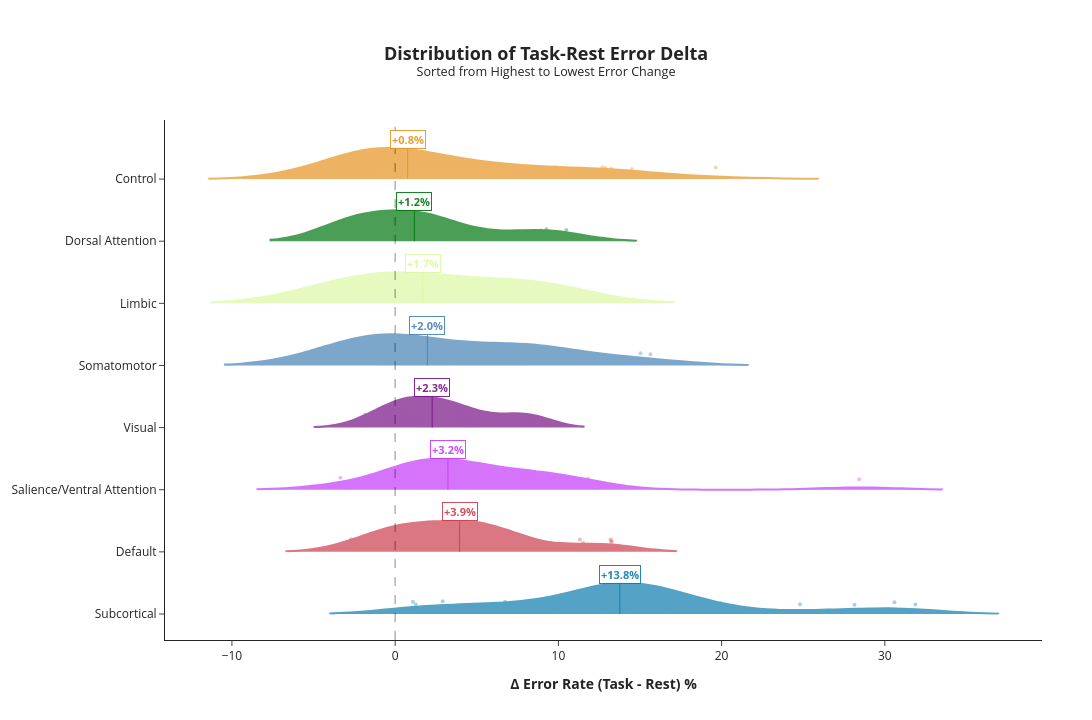

Notebook cell for this chart:
### Code cell
import plotly.graph_objects as go
import pandas as pd

# 1. Data Preparation
df_plot = region_comparison.copy()
df_plot['Error Delta (%)'] = (df_plot['task_rate'] - df_plot['rest_rate']) * 100

# Calculate Medians for sorting and annotation
net_stats = df_plot.groupby('major_network')['Error Delta (%)'].median().sort_values(ascending=False)
net_order = net_stats.index

fig = go.Figure()

for net in net_order:
    df_sub = df_plot[df_plot['major_network'] == net]
    color = NETWORK_COLORS.get(net, 'gray')
    median_val = net_stats[net]
    
    fig.add_trace(go.Violin(
        y=df_sub['major_network'],
        x=df_sub['Error Delta (%)'],
        name=net,
        orientation='h',
        
        # --- Raincloud Alignment ---
        side='positive',          # Cloud on top
        pointpos=0.35,            # Dots tucked near the cloud/boxplot
        points='all',
        jitter=0.15,
        
        # --- Style ---
        line_color=color,
        fillcolor=color,
        opacity=0.7,
        marker=dict(size=4, opacity=0.5),
        box_visible=True,
        meanline_visible=True,
        width=1.0,
        
        customdata=df_sub['region_name'],
        hovertemplate="<b>%{customdata}</b><br>Δ Error: %{x:.2f}%<extra></extra>"
    ))

    # --- 2. Add Annotations for Median Values ---
    fig.add_annotation(
        x=median_val, 
        y=net,
        text=f"<b>{median_val:+.1f}%</b>",
        showarrow=True,
        arrowhead=0,
        ax=0,
        ay=-40,  # Positioned above the violin
        font=dict(color=color, size=11),
        bgcolor="white",
        bordercolor=color,
        borderwidth=1,
        opacity=0.9
    )

# 3. Layout and Aesthetic
fig.update_layout(
    template='simple_white',
    title=dict(
        text='<b>Distribution of Task-Rest Error Delta</b><br><sup>Sorted from Highest to Lowest Error Change</sup>',
        x=0.5, font=dict(size=18)
    ),
    xaxis_title='<b>Δ Error Rate (Task - Rest) %</b>',
    yaxis=dict(type='category', categoryorder='array', categoryarray=net_order),
    bargap=0.4,
    height=len(net_order) * 90,
    width=1100,
    showlegend=False,
    margin=dict(l=150, r=50, t=120, b=80)
)

# Reference line at zero
fig.add_vline(x=0, line_width=1.5, line_dash="dash", line_color="black")

fig.show()

### Figure 1 — Plotly figure (JSON) as saved in the notebook; plotly's stock layout.template omitted (floating-point values rounded to 4 significant figures)
{"data": [{"box": {"visible": true}, "customdata": ["aHIP-lh", "pHIP-lh", "lAMY-lh", "mAMY-lh", "THA-DP-lh", "THA-VP-lh", "THA-VA-lh", "THA-DA-lh", "NAc-shell-lh", "NAc-core-lh", "pGP-lh", "aGP-lh", "aPUT-lh", "pPUT-lh", "aCAU-lh", "pCAU-lh", "aHIP-rh", "pHIP-rh", "lAMY-rh", "mAMY-rh", "THA-DP-rh", "THA-VP-rh", "THA-VA-rh", "THA-DA-rh", "NAc-shell-rh", "NAc-core-rh", "pGP-rh", "aGP-rh", "aPUT-rh", "pPUT-rh", "aCAU-rh", "pCAU-rh"], "fillcolor": "rgb(12, 123, 174)", "hovertemplate": "<b>%{customdata}</b><br>Δ Error: %{x:.2f}%<extra></extra>", "jitter": 0.15, "line": {"color": "rgb(12, 123, 174)"}, "marker": {"opacity": 0.5, "size": 4}, "meanline": {"visible": true}, "name": "Subcortical", "opacity": 0.7, "orientation": "h", "pointpos": 0.35, "points": "all", "side": "positive", "type": "violin", "width": 1, "x": [11.96, 12.66, 5.411, 1.089, 1.268, 8.571, 28.14, 14.29, 15.61, 15.96, 19.95, 24.8, 14.04, 13.05, 5.911, 13.5, 10.18, 16.23, 15.12, 15.0, 12.38, 18.73, 31.87, 18.86, 16.07, 10.05, 16.91, 30.59, 12.54, 12.57, 2.911, 6.732], "y": ["Subcortical", "Subcortical", "Subcortical", "Subcortical", "Subcortical", "Subcortical", "Subcortical", "Subcortical", "Subcortical", "Subcortical", "Subcortical", "Subcortical", "Subcortical", "Subcortical", "Subcortical", "Subcortical", "Subcortical", "Subcortical", "Subcortical", "Subcortical", "Subcortical", "Subcortical", "Subcortical", "Subcortical", "Subcortical", "Subcortical", "Subcortical", "Subcortical", "Subcortical", "Subcortical", "Subcortical", "Subcortical"]}, {"box": {"visible": true}, "customdata": ["LH_DefaultA_IPL_1", "LH_DefaultA_PFCd_1", "LH_DefaultA_pCunPCC_1", "LH_DefaultA_pCunPCC_2", "LH_DefaultA_pCunPCC_3", "LH_DefaultA_PFCm_1", "LH_DefaultA_PFCm_2", "LH_DefaultA_PFCm_3", "LH_DefaultB_Temp_1", "LH_DefaultB_Temp_2", "LH_DefaultB_Temp_3", "LH_DefaultB_Temp_4", "LH_DefaultB_IPL_1", "LH_DefaultB_PFCd_1", "LH_DefaultB_PFCd_2", "LH_DefaultB_PFCd_3", "LH_DefaultB_PFCd_4", "LH_DefaultB_PFCv_1", "LH_DefaultB_PFCv_2", "LH_DefaultB_PFCv_3", "LH_DefaultB_PFCv_4", "LH_DefaultC_IPL_1", "LH_DefaultC_Rsp_1", "LH_DefaultC_PHC_1", "LH_TempPar_1", "LH_TempPar_2", "RH_DefaultA_IPL_1", "RH_DefaultA_PFCd_1", "RH_DefaultA_pCunPCC_1", "RH_DefaultA_PFCm_1", "RH_DefaultA_PFCm_2", "RH_DefaultA_PFCm_3", "RH_DefaultB_Temp_1", "RH_DefaultB_AntTemp_1", "RH_DefaultB_PFCd_1", "RH_DefaultB_PFCv_1", "RH_DefaultC_IPL_1", "RH_DefaultC_Rsp_1", "RH_DefaultC_PHC_1", "RH_TempPar_1", "RH_TempPar_2", "RH_TempPar_3", "RH_TempPar_4"], "fillcolor": "rgb(205, 62, 78)", "hovertemplate": "<b>%{customdata}</b><br>Δ Error: %{x:.2f}%<extra></extra>", "jitter": 0.15, "line": {"color": "rgb(205, 62, 78)"}, "marker": {"opacity": 0.5, "size": 4}, "meanline": {"visible": true}, "name": "Default", "opacity": 0.7, "orientation": "h", "pointpos": 0.35, "points": "all", "side": "positive", "type": "violin", "width": 1, "x": [0.875, 7.589, 5.214, 6.321, 5.214, 1.071, 1.696, 0.875, 5.304, 3.946, 13.2, 6.75, -1.214, 3.161, -0.1786, 0.9286, -2.696, 4.696, 8.696, 1.196, 4.268, 4.143, 2.768, 0.6964, 11.52, 6.268, -1.089, 4.286, 11.32, 5.875, -0.6429, 3.929, 4.982, 13.25, -0.9107, -1.071, 1.911, 6.214, -2.357, 13.25, 7.75, 1.964, 2.357], "y": ["Default", "Default", "Default", "Default", "Default", "Default", "Default", "Default", "Default", "Default", "Default", "Default", "Default", "Default", "Default", "Default", "Default", "Default", "Default", "Default", "Default", "Default", "Default", "Default", "Default", "Default", "Default", "Default", "Default", "Default", "Default", "Default", "Default", "Default", "Default", "Default", "Default", "Default", "Default", "Default", "Default", "Default", "Default"]}, {"box": {"visible": true}, "customdata": ["LH_SalVentAttnA_ParOper_1", "LH_SalVentAttnA_Ins_1", "LH_SalVentAttnA_FrOper_1", "LH_SalVentAttnA_FrOper_2", "LH_SalVentAttnA_ParMed_1", "LH_SalVentAttnA_FrMed_1", "LH_SalVentAttnA_FrMed_2", "LH_SalVentAttnB_IPL_1", "LH_SalVentAttnB_PFCl_1", "LH_SalVentAttnB_Ins_1", "LH_SalVentAttnB_PFCmp_1", "RH_SalVentAttnA_ParOper_1", "RH_SalVentAttnA_PrC_1", "RH_SalVentAttnA_Ins_1", "RH_SalVentAttnA_Ins_2", "RH_SalVentAttnA_FrOper_1", "RH_SalVentAttnA_FrMed_1", "RH_SalVentAttnA_ParMed_1", "RH_SalVentAttnA_ParMed_2", "RH_SalVentAttnA_FrMed_2", "RH_SalVentAttnB_IPL_1", "RH_SalVentAttnB_PFClv_1", "RH_SalVentAttnB_PFCl_1", "RH_SalVentAttnB_Ins_1", "RH_SalVentAttnB_Ins_2", "RH_SalVentAttnB_PFCmp_1"], "fillcolor": "rgb(196, 58, 250)", "hovertemplate": "<b>%{customdata}</b><br>Δ Error: %{x:.2f}%<extra></extra>", "jitter": 0.15, "line": {"color": "rgb(196, 58, 250)"}, "marker": {"opacity": 0.5, "size": 4}, "meanline": {"visible": true}, "name": "Salience/Ventral Attention", "opacity": 0.7, "orientation": "h", "pointpos": 0.35, "points": "all", "side": "positive", "type": "violin", "width": 1, "x": [5.107, 5.696, 7.536, 9.482, -3.357, 1.482, 3.429, 5.357, 10.91, 11.8, 0.9821, 1.429, 28.43, 9.696, 7.643, 9.107, 1.036, 3.036, -2.429, 1.143, 2.696, 2.071, 3.018, 2.125, 5.875, 1.357], "y": ["Salience/Ventral Attention", "Salience/Ventral Attention", "Salience/Ventral Attention", "Salience/Ventral Attention", "Salience/Ventral Attention", "Salience/Ventral Attention", "Salience/Ventral Attention", "Salience/Ventral Attention", "Salience/Ventral Attention", "Salience/Ventral Attention", "Salience/Ventral Attention", "Salience/Ventral Attention", "Salience/Ventral Attention", "Salience/Ventral Attention", "Salience/Ventral Attention", "Salience/Ventral Attention", "Salience/Ventral Attention", "Salience/Ventral Attention", "Salience/Ventral Attention", "Salience/Ventral Attention", "Salience/Ventral Attention", "Salience/Ventral Attention", "Salience/Ventral Attention", "Salience/Ventral Attention", "Salience/Ventral Attention", "Salience/Ventral Attention"]}, {"box": {"visible": true}, "customdata": ["LH_VisCent_ExStr_2", "LH_VisCent_ExStr_1", "LH_VisCent_Striate_1", "LH_VisCent_ExStr_3", "LH_VisCent_ExStr_4", "LH_VisCent_ExStr_5", "LH_VisPeri_ExStrInf_1", "LH_VisPeri_ExStrInf_2", "LH_VisPeri_ExStrInf_3", "LH_VisPeri_StriCal_1", "LH_VisPeri_ExStrSup_1", "LH_VisPeri_ExStrSup_2", "RH_VisCent_ExStr_1", "RH_VisCent_ExStr_2", "RH_VisCent_Striate_1", "RH_VisCent_ExStr_3", "RH_VisCent_ExStr_4", "RH_VisCent_ExStr_5", "RH_VisPeri_ExStrInf_1", "RH_VisPeri_ExStrInf_2", "RH_VisPeri_StriCal_1", "RH_VisPeri_ExStrSup_1", "RH_VisPeri_ExStrSup_2", "RH_VisPeri_ExStrSup_3"], "fillcolor": "rgb(120, 18, 134)", "hovertemplate": "<b>%{customdata}</b><br>Δ Error: %{x:.2f}%<extra></extra>", "jitter": 0.15, "line": {"color": "rgb(120, 18, 134)"}, "marker": {"opacity": 0.5, "size": 4}, "meanline": {"visible": true}, "name": "Visual", "opacity": 0.7, "orientation": "h", "pointpos": 0.35, "points": "all", "side": "positive", "type": "violin", "width": 1, "x": [8.071, 4.161, 1.375, 1.929, 0.6607, 0.6071, 1.929, 4.089, 8.429, 2.214, 2.482, -0.3929, -0.2857, 3.982, -0.6429, -1.821, 2.321, -0.2857, 4.607, 7.375, 1.214, 8.214, 4.107, 7.214], "y": ["Visual", "Visual", "Visual", "Visual", "Visual", "Visual", "Visual", "Visual", "Visual", "Visual", "Visual", "Visual", "Visual", "Visual", "Visual", "Visual", "Visual", "Visual", "Visual", "Visual", "Visual", "Visual", "Visual", "Visual"]}, {"box": {"visible": true}, "customdata": ["LH_SomMotA_1", "LH_SomMotA_2", "LH_SomMotA_3", "LH_SomMotA_4", "LH_SomMotA_5", "LH_SomMotA_6", "LH_SomMotA_7", "LH_SomMotA_8", "LH_SomMotB_Aud_1", "LH_SomMotB_Aud_2", "LH_SomMotB_S2_1", "LH_SomMotB_S2_2", "LH_SomMotB_Aud_3", "LH_SomMotB_S2_3", "LH_SomMotB_Cent_1", "LH_SomMotB_Cent_2", "RH_SomMotA_1", "RH_SomMotA_2", "RH_SomMotA_3", "RH_SomMotA_4", "RH_SomMotA_5", "RH_SomMotA_6", "RH_SomMotA_7", "RH_SomMotA_8", "RH_SomMotA_9", "RH_SomMotA_10", "RH_SomMotA_11", "RH_SomMotB_Aud_1", "RH_SomMotB_Aud_2", "RH_SomMotB_S2_1", "RH_SomMotB_S2_2", "RH_SomMotB_S2_3", "RH_SomMotB_S2_4", "RH_SomMotB_Cent_1"], "fillcolor": "rgb(70, 130, 180)", "hovertemplate": "<b>%{customdata}</b><br>Δ Error: %{x:.2f}%<extra></extra>", "jitter": 0.15, "line": {"color": "rgb(70, 130, 180)"}, "marker": {"opacity": 0.5, "size": 4}, "meanline": {"visible": true}, "name": "Somatomotor", "opacity": 0.7, "orientation": "h", "pointpos": 0.35, "points": "all", "side": "positive", "type": "violin", "width": 1, "x": [-1.089, -0.01786, -0.4643, -4.464, -0.6786, -1.018, -1.643, 1.089, 7.25, 7.429, 15.64, 8.554, 15.04, 3.429, 13.29, 11.64, -3.464, 3.821, -0.25, -3.464, -4.089, -2.679, -1.464, 2.25, 0.5893, 0.5893, 1.696, 7.929, 7.536, 10.14, 8.143, 5.982, 4.821, 8.911], "y": ["Somatomotor", "Somatomotor", "Somatomotor", "Somatomotor", "Somatomotor", "Somatomotor", "Somatomotor", "Somatomotor", "Somatomotor", "Somatomotor", "Somatomotor", "Somatomotor", "Somatomotor", "Somatomotor", "Somatomotor", "Somatomotor", "Somatomotor", "Somatomotor", "Somatomotor", "Somatomotor", "Somatomotor", "Somatomotor", "Somatomotor", "Somatomotor", "Somatomotor", "Somatomotor", "Somatomotor", "Somatomotor", "Somatomotor", "Somatomotor", "Somatomotor", "Somatomotor", "Somatomotor", "Somatomotor"]}, {"box": {"visible": true}, "customdata": ["LH_LimbicB_OFC_1", "LH_LimbicB_OFC_2", "LH_LimbicA_TempPole_1", "LH_LimbicA_TempPole_2", "LH_LimbicA_TempPole_3", "LH_LimbicA_TempPole_4", "RH_LimbicB_OFC_1", "RH_LimbicB_OFC_2", "RH_LimbicB_OFC_3", "RH_LimbicB_OFC_4", "RH_LimbicA_TempPole_1", "RH_LimbicA_TempPole_2", "RH_LimbicA_TempPole_3", "RH_LimbicA_TempPole_4"], "fillcolor": "rgb(220, 248, 164)", "hovertemplate": "<b>%{customdata}</b><br>Δ Error: %{x:.2f}%<extra></extra>", "jitter": 0.15, "line": {"color": "rgb(220, 248, 164)"}, "marker": {"opacity": 0.5, "size": 4}, "meanline": {"visible": true}, "name": "Limbic", "opacity": 0.7, "orientation": "h", "pointpos": 0.35, "points": "all", "side": "positive", "type": "violin", "width": 1, "x": [7.643, 0.1786, -1.304, -4.929, -2.643, 10.75, -3.732, 1.411, 7.875, 5.607, 3.911, 9.5, 0.1786, 1.964], "y": ["Limbic", "Limbic", "Limbic", "Limbic", "Limbic", "Limbic", "Limbic", "Limbic", "Limbic", "Limbic", "Limbic", "Limbic", "Limbic", "Limbic"]}, {"box": {"visible": true}, "customdata": ["LH_DorsAttnA_TempOcc_1", "LH_DorsAttnA_TempOcc_2", "LH_DorsAttnA_ParOcc_1", "LH_DorsAttnA_SPL_1", "LH_DorsAttnA_SPL_2", "LH_DorsAttnA_SPL_3", "LH_DorsAttnB_PostC_1", "LH_DorsAttnB_PostC_2", "LH_DorsAttnB_PostC_3", "LH_DorsAttnB_PostC_4", "LH_DorsAttnB_FEF_1", "RH_DorsAttnA_TempOcc_1", "RH_DorsAttnA_ParOcc_1", "RH_DorsAttnA_SPL_1", "RH_DorsAttnA_SPL_2", "RH_DorsAttnA_SPL_3", "RH_DorsAttnA_SPL_4", "RH_DorsAttnB_PostC_1", "RH_DorsAttnB_PostC_2", "RH_DorsAttnB_PostC_3", "RH_DorsAttnB_PostC_4", "RH_DorsAttnB_FEF_1"], "fillcolor": "rgb(0, 118, 14)", "hovertemplate": "<b>%{customdata}</b><br>Δ Error: %{x:.2f}%<extra></extra>", "jitter": 0.15, "line": {"color": "rgb(0, 118, 14)"}, "marker": {"opacity": 0.5, "size": 4}, "meanline": {"visible": true}, "name": "Dorsal Attention", "opacity": 0.7, "orientation": "h", "pointpos": 0.35, "points": "all", "side": "positive", "type": "violin", "width": 1, "x": [0.9821, 1.375, 1.679, -0.07143, 0.4821, 3.196, 2.214, -2.125, -2.804, -1.518, 5.125, 1.429, -1.5, -0.01786, 3.536, 10.48, 9.268, 8.929, -3.25, -3.357, -3.071, 7.964], "y": ["Dorsal Attention", "Dorsal Attention", "Dorsal Attention", "Dorsal Attention", "Dorsal Attention", "Dorsal Attention", "Dorsal Attention", "Dorsal Attention", "Dorsal Attention", "Dorsal Attention", "Dorsal Attention", "Dorsal Attention", "Dorsal Attention", "Dorsal Attention", "Dorsal Attention", "Dorsal Attention", "Dorsal Attention", "Dorsal Attention", "Dorsal Attention", "Dorsal Attention", "Dorsal Attention", "Dorsal Attention"]}, {"box": {"visible": true}, "customdata": ["LH_ContA_Temp_1", "LH_ContA_IPS_1", "LH_ContA_IPS_2", "LH_ContA_IPS_3", "LH_ContA_PFCd_1", "LH_ContA_PFClv_1", "LH_ContA_PFCl_1", "LH_ContA_PFCl_2", "LH_ContA_PFCl_3", "LH_ContA_Cingm_1", "LH_ContB_Temp_1", "LH_ContB_IPL_1", "LH_ContB_PFCl_1", "LH_ContB_PFClv_1", "LH_ContB_PFClv_2", "LH_ContC_pCun_1", "LH_ContC_pCun_2", "LH_ContC_Cingp_1", "RH_ContA_IPS_1", "RH_ContA_IPS_2", "RH_ContA_PFCd_1", "RH_ContA_PFCl_1", "RH_ContA_PFCl_2", "RH_ContA_Cingm_1", "RH_ContB_Temp_1", "RH_ContB_Temp_2", "RH_ContB_IPL_1", "RH_ContB_IPL_2", "RH_ContB_PFCld_1", "RH_ContB_PFCld_2", "RH_ContB_PFClv_1", "RH_ContB_PFClv_2", "RH_ContB_PFCmp_1", "RH_ContB_PFCld_3", "RH_ContC_pCun_1", "RH_ContC_pCun_2", "RH_ContC_Cingp_1"], "fillcolor": "rgb(230, 148, 34)", "hovertemplate": "<b>%{customdata}</b><br>Δ Error: %{x:.2f}%<extra></extra>", "jitter": 0.15, "line": {"color": "rgb(230, 148, 34)"}, "marker": {"opacity": 0.5, "size": 4}, "meanline": {"visible": true}, "name": "Control", "opacity": 0.7, "orientation": "h", "pointpos": 0.35, "points": "all", "side": "positive", "type": "violin", "width": 1, "x": [3.786, -2.804, -2.304, -0.5179, 4.643, 12.7, 8.375, 13.25, -2.393, 14.5, -2.875, -0.3036, 1.482, -1.696, 5.607, 8.321, -0.4643, 12.88, -0.8571, 0.7679, 0.625, 19.64, -0.3214, 3.946, 6.482, -0.2679, -0.4107, -1.571, 6.679, -1.857, -1.196, -2.446, -5.143, 2.357, 2.768, 12.7, 9.804], "y": ["Control", "Control", "Control", "Control", "Control", "Control", "Control", "Control", "Control", "Control", "Control", "Control", "Control", "Control", "Control", "Control", "Control", "Control", "Control", "Control", "Control", "Control", "Control", "Control", "Control", "Control", "Control", "Control", "Control", "Control", "Control", "Control", "Control", "Control", "Control", "Control", "Control"]}], "layout": {"annotations": [{"arrowhead": 0, "ax": 0, "ay": -40, "bgcolor": "white", "bordercolor": "rgb(12, 123, 174)", "borderwidth": 1, "font": {"color": "rgb(12, 123, 174)", "size": 11}, "opacity": 0.9, "showarrow": true, "text": "<b>+13.8%</b>", "x": 13.77, "y": "Subcortical"}, {"arrowhead": 0, "ax": 0, "ay": -40, "bgcolor": "white", "bordercolor": "rgb(205, 62, 78)", "borderwidth": 1, "font": {"color": "rgb(205, 62, 78)", "size": 11}, "opacity": 0.9, "showarrow": true, "text": "<b>+3.9%</b>", "x": 3.946, "y": "Default"}, {"arrowhead": 0, "ax": 0, "ay": -40, "bgcolor": "white", "bordercolor": "rgb(196, 58, 250)", "borderwidth": 1, "font": {"color": "rgb(196, 58, 250)", "size": 11}, "opacity": 0.9, "showarrow": true, "text": "<b>+3.2%</b>", "x": 3.232, "y": "Salience/Ventral Attention"}, {"arrowhead": 0, "ax": 0, "ay": -40, "bgcolor": "white", "bordercolor": "rgb(120, 18, 134)", "borderwidth": 1, "font": {"color": "rgb(120, 18, 134)", "size": 11}, "opacity": 0.9, "showarrow": true, "text": "<b>+2.3%</b>", "x": 2.268, "y": "Visual"}, {"arrowhead": 0, "ax": 0, "ay": -40, "bgcolor": "white", "bordercolor": "rgb(70, 130, 180)", "borderwidth": 1, "font": {"color": "rgb(70, 130, 180)", "size": 11}, "opacity": 0.9, "showarrow": true, "text": "<b>+2.0%</b>", "x": 1.973, "y": "Somatomotor"}, {"arrowhead": 0, "ax": 0, "ay": -40, "bgcolor": "white", "bordercolor": "rgb(220, 248, 164)", "borderwidth": 1, "font": {"color": "rgb(220, 248, 164)", "size": 11}, "opacity": 0.9, "showarrow": true, "text": "<b>+1.7%</b>", "x": 1.688, "y": "Limbic"}, {"arrowhead": 0, "ax": 0, "ay": -40, "bgcolor": "white", "bordercolor": "rgb(0, 118, 14)", "borderwidth": 1, "font": {"color": "rgb(0, 118, 14)", "size": 11}, "opacity": 0.9, "showarrow": true, "text": "<b>+1.2%</b>", "x": 1.179, "y": "Dorsal Attention"}, {"arrowhead": 0, "ax": 0, "ay": -40, "bgcolor": "white", "bordercolor": "rgb(230, 148, 34)", "borderwidth": 1, "font": {"color": "rgb(230, 148, 34)", "size": 11}, "opacity": 0.9, "showarrow": true, "text": "<b>+0.8%</b>", "x": 0.7679, "y": "Control"}], "bargap": 0.4, "height": 720, "margin": {"b": 80, "l": 150, "r": 50, "t": 120}, "shapes": [{"line": {"color": "black", "dash": "dash", "width": 1.5}, "type": "line", "x0": 0, "x1": 0, "xref": "x", "y0": 0, "y1": 1, "yref": "y domain"}], "showlegend": false, "title": {"font": {"size": 18}, "text": "<b>Distribution of Task-Rest Error Delta</b><br><sup>Sorted from Highest to Lowest Error Change</sup>", "x": 0.5}, "width": 1100, "xaxis": {"title": {"text": "<b>Δ Error Rate (Task - Rest) %</b>"}}, "yaxis": {"categoryarray": ["Subcortical", "Default", "Salience/Ventral Attention", "Visual", "Somatomotor", "Limbic", "Dorsal Attention", "Control"], "categoryorder": "array", "type": "category"}}}
